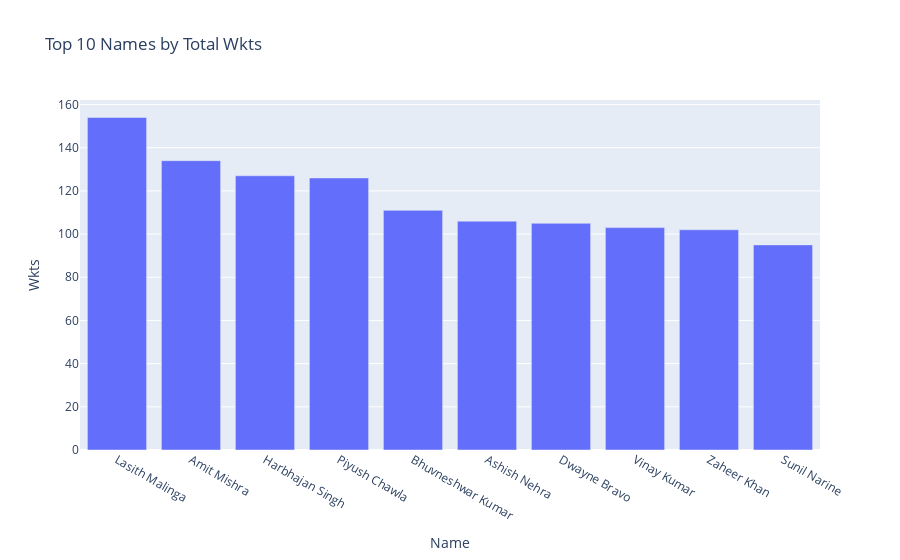

The notebook cell saved with this chart:
### Markdown cell above
#### Top 10 Players by Total Wickets

### Code cell
if 'Name' in df.columns and 'Wkts' in df.columns:
    top_Wkts = df.groupby('Name')['Wkts'].sum().sort_values(ascending=False).head(10).reset_index()
    fig = px.bar(top_Wkts, x='Name', y='Wkts', title='Top 10 Names by Total Wkts')
    fig.show()

### Figure 1 — Plotly figure (JSON) as saved in the notebook; plotly's stock layout.template omitted (floating-point values rounded to 4 significant figures)
{"data": [{"hovertemplate": "Name=%{x}<br>Wkts=%{y}<extra></extra>", "legendgroup": "", "marker": {"color": "#636efa", "pattern": {"shape": ""}}, "name": "", "orientation": "v", "showlegend": false, "textposition": "auto", "type": "bar", "x": ["Lasith Malinga", "Amit Mishra", "Harbhajan Singh", "Piyush Chawla", "Bhuvneshwar Kumar", "Ashish Nehra", "Dwayne Bravo", "Vinay Kumar", "Zaheer Khan", "Sunil Narine"], "xaxis": "x", "y": [154, 134, 127, 126, 111, 106, 105, 103, 102, 95], "yaxis": "y"}], "layout": {"barmode": "relative", "legend": {"tracegroupgap": 0}, "title": {"text": "Top 10 Names by Total Wkts"}, "xaxis": {"anchor": "y", "domain": [0, 1], "title": {"text": "Name"}}, "yaxis": {"anchor": "x", "domain": [0, 1], "title": {"text": "Wkts"}}}}
